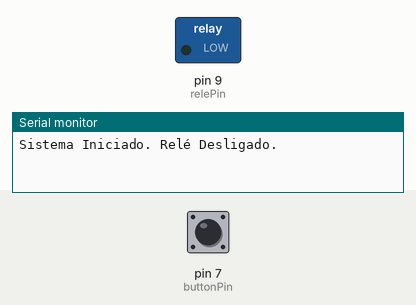
Recording of a sketch running on a simulated Arduino Uno, built with avr-gcc and run on an emulated ATmega328P. On the bench: switched loads named in the sketch (green lamp = pin HIGH), the last lines printed to the serial monitor. Inputs (shaded band) come from the test bench; at power-on: pin 7 (buttonPin) HIGH.

Above: at 1.2 s.
1.3 s: pin 7 (buttonPin) pulled LOW for 0.15 s
At 1.9 s:
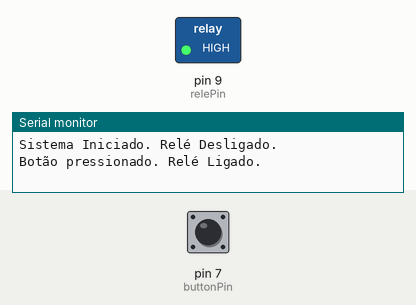
2.9 s: pin 7 (buttonPin) pulled LOW for 1 s
At 4.3 s:
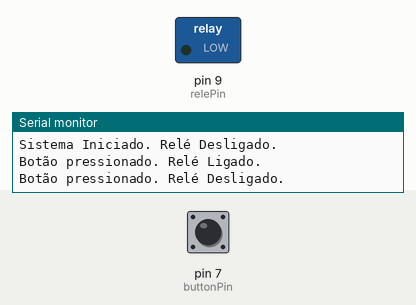
5.4 s: pin 7 (buttonPin) pulled LOW for 3.2 s
At 6.2 s:
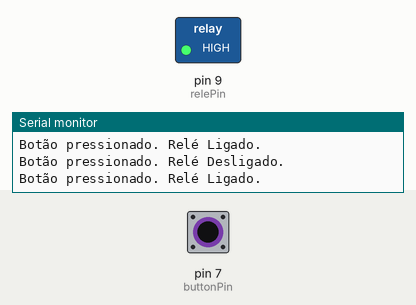
Timing chart, 0 to 8.4 s (numbered marks = the images above; inputs shaded):
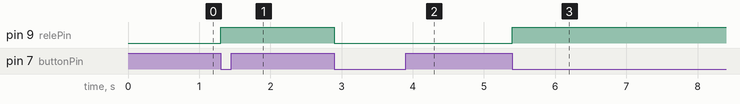

The sketch:

RELE.ino
```cpp
// Definição dos pinos
const int relePin = 9;        // Pino onde o relé está conectado
const int buttonPin = 7;      // Pino onde o botão está conectado

// Variáveis para controle do estado
bool releLigado = false;      // Variável para armazenar o estado atual do relé
int buttonState = 0;          // Estado atual do botão
int lastButtonState = 0;      // Último estado do botão para detectar mudanças

void setup() {
  // Configura o pino do relé como saída
  pinMode(relePin, OUTPUT);

  // Configura o pino do botão como entrada com resistor pull-up interno
  pinMode(buttonPin, INPUT_PULLUP);

  // Inicia o relé desligado
  digitalWrite(relePin, LOW);

  // Inicializa a comunicação Serial
  Serial.begin(9600);
  Serial.println("Sistema Iniciado. Relé Desligado.");
}

void loop() {
  // Lê o estado do botão
  buttonState = digitalRead(buttonPin);

  // Detecta mudança de estado do botão (acionamento)
  if (buttonState != lastButtonState) {
    if (buttonState == LOW) { // Botão pressionado (LOW por causa do pull-up interno)
      releLigado = !releLigado; // Inverte o estado do relé
      digitalWrite(relePin, releLigado ? HIGH : LOW); // Liga ou desliga o relé

      // Imprime o estado do relé no Serial Monitor
      if (releLigado) {
        Serial.println("Botão pressionado. Relé Ligado.");
      } else {
        Serial.println("Botão pressionado. Relé Desligado.");
      }
    }
    delay(50);  // Debouncing simples para evitar leituras erradas
  }

  // Atualiza o último estado do botão
  lastButtonState = buttonState;
}
```

Measured:
- after the input at 1.3 s, pin 9 (relePin): LOW → HIGH at once
- after the input at 2.9 s, pin 9 (relePin): HIGH → LOW at once
- after the input at 5.4 s, pin 9 (relePin): LOW → HIGH at once
